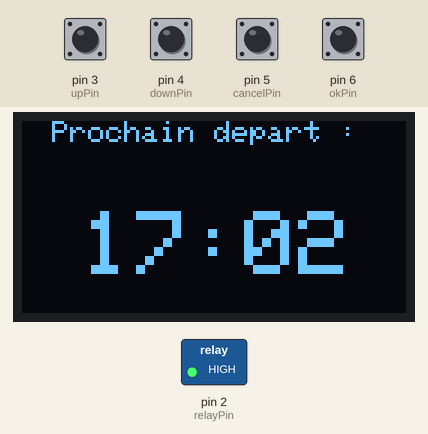
Recording of a sketch running on a simulated Arduino Uno, built with avr-gcc and run on an emulated ATmega328P. On the bench: 128×64 one-colour display, switched loads named in the sketch (green lamp = pin HIGH). Inputs (shaded band) come from the test bench; at power-on: pin 3 (upPin), pin 4 (downPin), pin 5 (cancelPin), pin 6 (okPin) HIGH. EEPROM starts erased.

Above: at 3.2 s.
3.3 s: pin 6 (okPin) pulled LOW for 1 s
At 4.4 s:
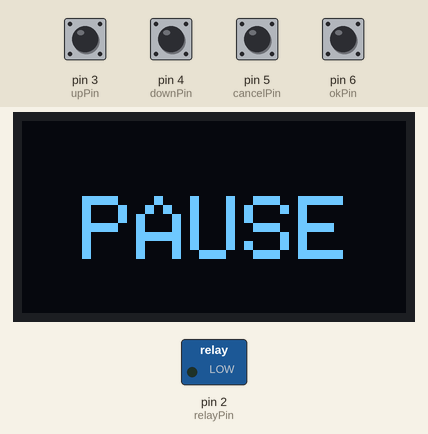
6.0 s: pin 6 (okPin) pulled LOW for 0.45 s
At 7.6 s:
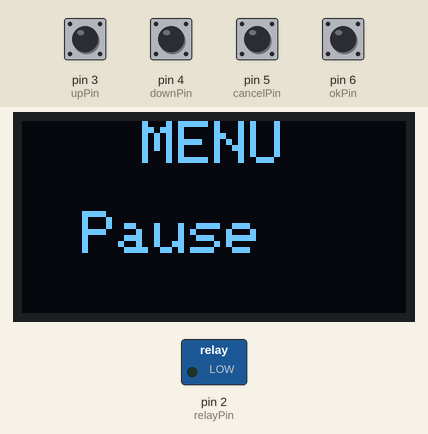
7.9 s: pin 4 (downPin) pulled LOW for 0.45 s
At 8.8 s:
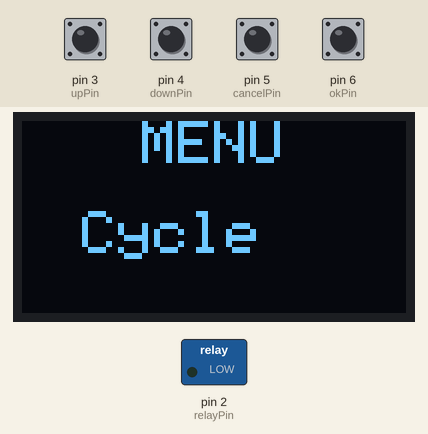
9.8 s: pin 6 (okPin) pulled LOW for 0.45 s
At 9.94 s:
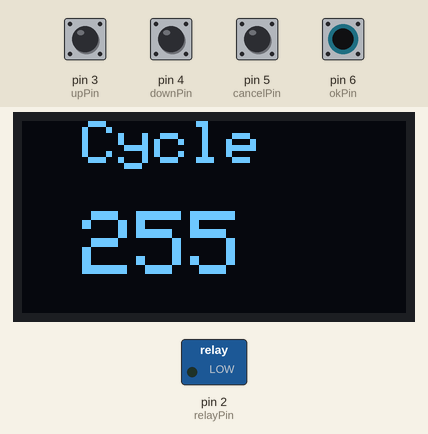
11.7 s: pin 3 (upPin) pulled LOW for 0.45 s
At 11.89 s:
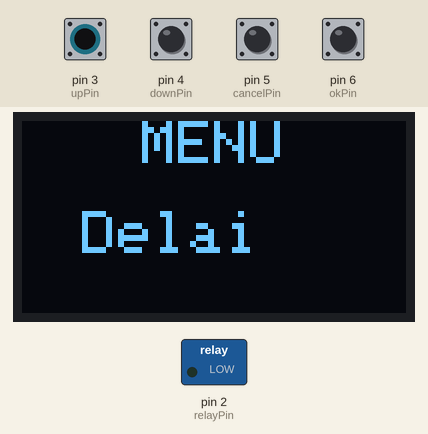
13.6 s: pin 4 (downPin) pulled LOW for 1 s
At 14.4 s:
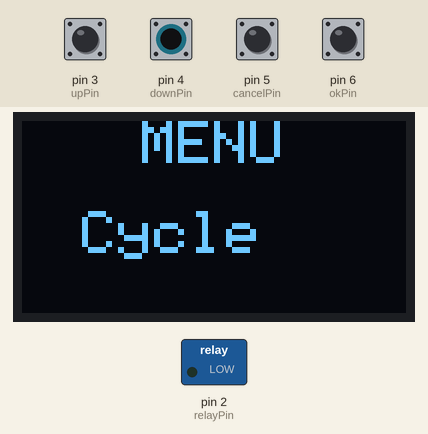
Timing chart, 0 to 16.6 s (numbered marks = the images above; inputs shaded):
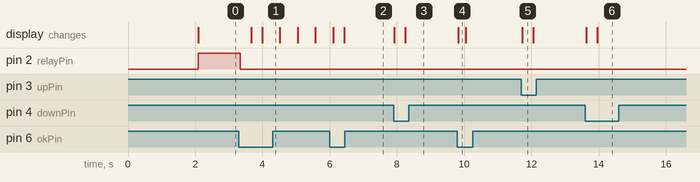

Measured:
- after the input at 3.3 s, the display: first changes after 0.36 s (image 1 shows a later state)
- after the input at 6.0 s, the display: first changes after 0.10 s (image 2 shows a later state)
- after the input at 7.9 s, the display: first changes at once (image 3 shows a later state)
- after the input at 9.8 s, the display: changes at once (image 4)
- after the input at 11.7 s, the display: changes at once (image 5)
- after the input at 13.6 s, the display: first changes at once (image 6 shows a later state)

The sketch:

Prog-Racleur.ino
```cpp
/*
AGRI-DEVELOPPEUSE - Prog-Racleur V1.0
https://github.com/agri-developpeuse/Prog-Racleur
*/


//Librairies pour l'ecran
#include <Wire.h>
#include <Adafruit_GFX.h>
#include <Adafruit_SSD1306.h>
#include <EEPROM.h>

// Définition des paramètres de l'écran
#define SCREEN_WIDTH 128 // Largeur de l'écran en pixels
#define SCREEN_HEIGHT 64 // Hauteur de l'écran en pixels
#define OLED_RESET     -1 // Reset pin (-1 car inexistant)
#define SCREEN_ADDRESS 0x3C //adresse I2C
Adafruit_SSD1306 display(SCREEN_WIDTH, SCREEN_HEIGHT, &Wire, OLED_RESET);

// Définition des pins d'I/O
const int okPin = 6; //bouton OK sur le pin 6
const int cancelPin = 5; //bouton cancel sur le pin 5
const int downPin = 4; //bouton down sur le pin 4
const int upPin = 3; //bouton up sur le pin 3
const int relayPin = 2; //commande du relais sur le pin 2

// Variables
int eepromDelay = 101; //variable de définition de la case de l'EEPROM qui stocke le délai entre deux départs en minutes
int eepromCycle = 102; //variable de définition de la case de l'EEPROM qui stocke le temps d'un cycle du racleur
int okState = 0; //variable pour le bouton OK
int cancelState = 0; //variable pour le bouton annuler
int downState = 0; //variable pour le bouton bas
int upState = 0; //variable pour le bouton haut
int pause = 0; //EEPROM.read(eepromPause); //variable qui sert a déterminer si le racleur est mis en pause
int cycle = EEPROM.read(eepromCycle); //variable pour la durée d'un cycle
unsigned long cyclems = cycle * 60000;
int startDelay = EEPROM.read(eepromDelay); //valeur entre deux départs en minutes stockée dans l'EEPROM (utilisé pour le paramètrage)
unsigned long startDelayms = startDelay * 6000;//Valeur stockée dans l'EEPROM en minutes * 60000ms (1 min) = délai en ms utilisé par le programme
unsigned long lastStart = 0; //mémorisation du timestamp du dernier départ
unsigned long nextStartTime = lastStart + startDelay; //calcul du timestamp du prochain départ.
unsigned long nextStart = nextStartTime - millis();
int menu = 0; //Variable pour définir quel menu est affiché à l'ecran
int principalvar = 1; //
int aff = 0; //
int menudelaivar = 0; //
int menucyclevar = 0; //
// Variables de temps
unsigned long secondes = 0;
unsigned long minutes = 0;
unsigned long heures = 0;
unsigned long millisecondes = 0;

String tempsrestant = ""; //variable pour stocker le temps restant


void setup() {
  //relai = sortie
  pinMode(relayPin, OUTPUT);
  // boutons = entrée
  pinMode(okPin, INPUT_PULLUP);
  pinMode(cancelPin, INPUT_PULLUP);
  pinMode(upPin, INPUT_PULLUP);
  pinMode(downPin, INPUT_PULLUP);

   Serial.begin(115200); //lance la connexion port série

  if(!display.begin(SSD1306_SWITCHCAPVCC, 0x3C)) {
    Serial.println(F("SSD1306 allocation failed"));
    for(;;);
  }
  delay(2000);
  //réinitialisation de l'écran
  display.clearDisplay();
  display.display();
  display.setTextColor(WHITE);

}

void checkButtons() //recherche de l'appui sur un bouton
{
  // read the state of the pushbutton value:
  okState = digitalRead(okPin);
  upState = digitalRead(upPin);
  downState = digitalRead(downPin);
  cancelState = digitalRead(cancelPin);
}

void pause1()
{

  display.clearDisplay();
  display.setTextSize(3);
  display.setCursor(20, 25);
  display.println("PAUSE");
  display.display();
  delay(500);
  display.clearDisplay();
  display.display();
  delay(500);
  checkButtons();
  if (okState == LOW) {pause = 0; principalvar = 1;}
}

void menu1() //affichage du menu
{
  while (menu == 1){
    while (aff == 0){
  display.clearDisplay();
  display.setTextSize(2);
  display.setCursor(40,0);
  display.println("MENU");
  display.setCursor(20, 30);
  display.println("Pause");
  display.display();
  aff = 1;
  delay (300);}
  checkButtons();
  if (okState == LOW) {pause = 1; menu = 0; aff = 0;}
  else {if (cancelState == LOW) {menu = 0; principalvar = 1; aff = 0;}
  else {if (downState == LOW){menu = 2; aff = 0;}}}}

  while (menu == 2) {
    while (aff == 0) {
    display.clearDisplay();
    display.setTextSize(2);
    display.setCursor(40,0);
    display.println("MENU");
    display.setCursor(20,30);
    display.println("Delai");
    display.display();
    aff = 1;
    delay(300);}
    checkButtons();
    if (okState == LOW) {menu = 0; menudelaivar = 1; aff = 0;}
    else {if (cancelState == LOW) {menu = 0; aff = 0; principalvar = 1;}
    else {if (downState == LOW) {menu = 3; aff = 0;}
    else {if (upState == LOW) {menu = 1; aff = 0;}}}}


  }
  while (menu == 3) {
    while (aff == 0) {
    display.clearDisplay();
    display.setTextSize(2);
    display.setCursor(40,0);
    display.println("MENU");
    display.setCursor(20,30);
    display.println("Cycle");
    display.display();
    aff = 1;
    delay(300);}
    checkButtons();
    if (okState == LOW) {menu = 0; menucyclevar = 1; aff = 0;}
    else {if (cancelState == LOW) {menu = 0; aff = 0; principalvar = 1;}
    else {if (upState == LOW) {menu = 2; aff = 0;}}}


  }
}

void menuDelai() //affichage du menu délai
{
display.clearDisplay();
display.setTextSize(2);
display.setCursor(20,0);
display.println("Delai");
display.setTextSize(3);
display.setCursor(20,30);
display.println(startDelay);
display.display();
delay(200);
checkButtons();
if (upState == LOW) {startDelay = startDelay + 1;}
if (downState == LOW) {startDelay = startDelay - 1;}
if (cancelState == LOW) {startDelay = EEPROM.read(eepromDelay);menu = 2; menudelaivar = 0;}
if (okState == LOW) {EEPROM.write(eepromDelay, startDelay); menudelaivar = 0; menu = 2; nextStartSchedule();}
}


void menuCycle() //affichage du paramétrage de la durée d'un cycle
{
display.clearDisplay();
display.setTextSize(2);
display.setCursor(20,0);
display.println("Cycle");
display.setTextSize(3);
display.setCursor(20,30);
display.println(cycle);
display.display();
delay(200);
checkButtons();
if (upState == LOW) {cycle = cycle + 1;}
if (downState == LOW) {cycle = cycle - 1;}
if (cancelState == LOW) {cycle = EEPROM.read(eepromCycle);menu = 3; menudelaivar = 0;}
if (okState == LOW) {EEPROM.write(eepromCycle, cycle); menucyclevar = 0; menu = 3; cyclems = cycle * 60000; nextStartSchedule();}
}

void nextStartSchedule()
{
  startDelayms = startDelay * 60000;
  lastStart = millis();
  nextStartTime = millis() + startDelayms + cyclems;
}

void start()
{
  digitalWrite(relayPin, HIGH);
  nextStartSchedule();
  delay (1250);
  digitalWrite(relayPin, LOW);
}

void remainingTime()
{
  tempsrestant = "";
  nextStart = nextStartTime - millis();
  millisecondes = nextStart;
  secondes = nextStart / 1000;
  minutes = secondes / 60;
  heures = minutes / 60;
  millisecondes %= 1000;
  secondes %= 60;
  minutes %= 60;
  heures %= 24;
  if (heures > 0) {
    tempsrestant = String(heures) + ":";
  } else {tempsrestant = "00:";}

  if (minutes < 10) {
    tempsrestant += "0";
  }
  tempsrestant += String(minutes);
}

void principal() //affichage du temps avant prochain pasage
{
  remainingTime() ;
  display.clearDisplay();
  display.setTextSize(1);
  display.setCursor(10,0);
  display.println("Prochain depart :");
  display.setTextSize(3);
  display.setCursor(20,30);
  display.println(tempsrestant);
  display.display();
  if (millis() >= nextStartTime) {start();}
  delay(300); // a remplacer par millis()

  checkButtons();
  if (okState == LOW) {menu = 1; principalvar = 0;}

}


void loop() {
while (pause == 1) {pause1();}
while (principalvar == 1) {principal();}
while (menu != 0) {menu1();}
while (menudelaivar == 1) {menuDelai();}
while (menucyclevar == 1) {menuCycle();}
}
```
